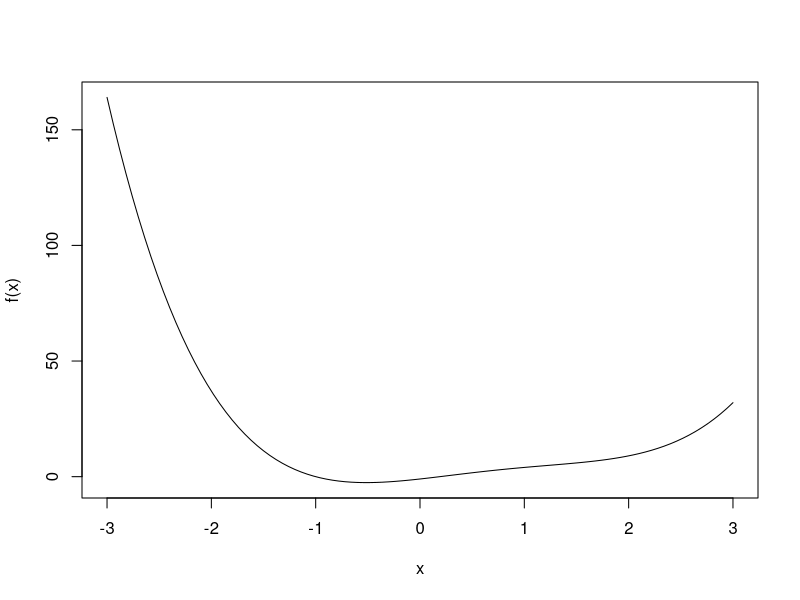
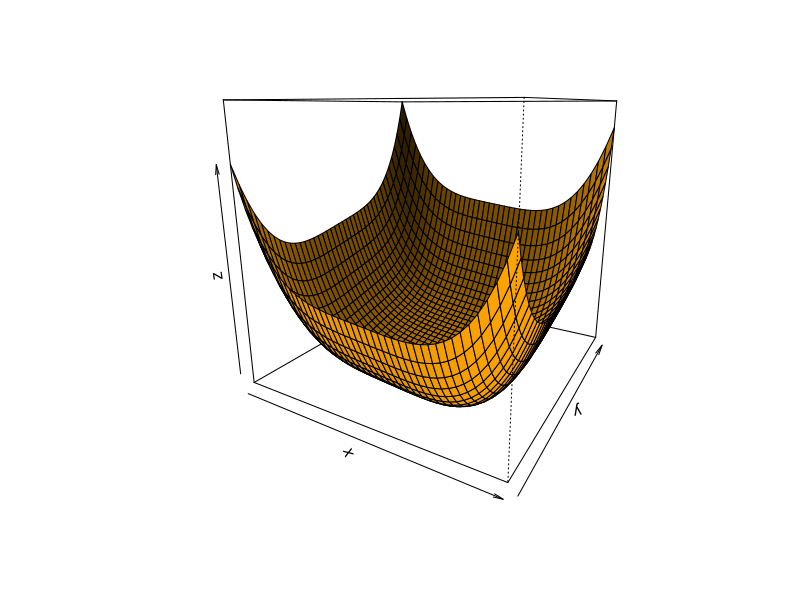
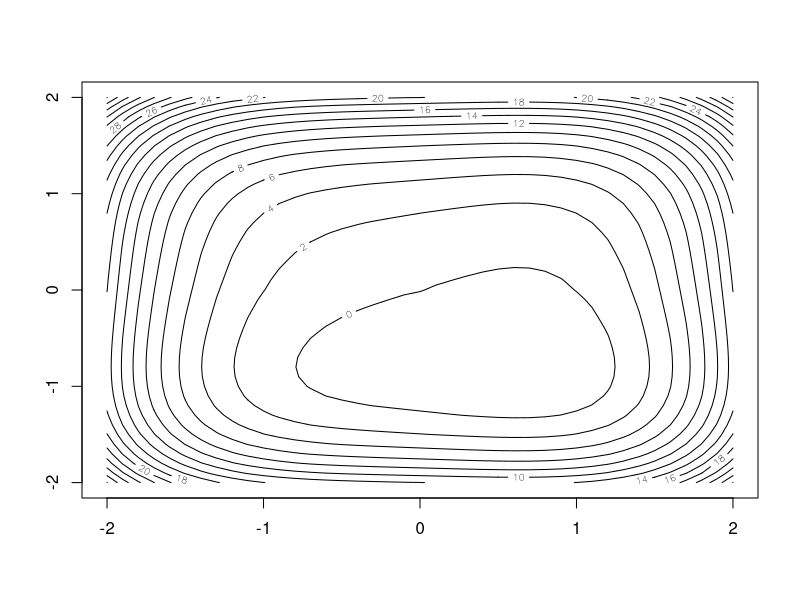

Recreate these plots in R, in order.
#defining the function and its derivative, and plotting it.
f<-function(x) x^4-3*x^3+2*x^2+5*x-1
df<-function(x) 4*x^3-9*x^2+4*x+5
curve(f, from=-3, to=3)

#gradient descent to locate minimum initialization bits
x0=-1
lambda=0.1
tol=0.00001
maxsteps=1000
steps=0

#Gradient descent procedure
#Will stop after maxsteps steps or when |f'(xn)|<tol

while(abs(df(x=x0))>=tol & steps<=maxsteps) {
  x0<-x0-lambda*df(x=x0)
  steps<-steps+1
  print(paste(steps,x0,df(x=x0)))
}

#prints out summary of results
print(x=paste("The function attains its minimum value of ",
              round(f(x0),3)," at x = ",round(x0,3)))


## A function of two variables and its first-order partials
g<-function(x,y) x^4+y^4-x+2*y
gx<-function(x,y) 4*x^3-1
gy<-function(x,y) 4*y^3+2

#this produces plots of the function over a square
x<-seq(-2,2,0.1)
y<-seq(-2,2,0.1)
z<-outer(x,y,g)
persp(x,y,z,col="orange",shade=0.4,theta = 30, phi = 15)
contour(x,y,z,nlevels=15)

##gradient descent initialization
x0<-0
y0<-0
lambda<-0.1
maxsteps<-1000
steps<-0
tol<-0.0001

gnorm<-sqrt(gx(x0,y0)^2+gy(x0,y0)^2) #magnitude of gradient vector

#gradient descent loop

while(gnorm>tol & steps<maxsteps){
  x1<-x0-lambda*gx(x0,y0)
  y1<-y0-lambda*gy(x0,y0)
  x0<-x1
  y0<-y1
  steps<-steps+1
  gnorm<-sqrt(gx(x0,y0)^2+gy(x0,y0)^2)
  print(paste(steps,x0,y0,gnorm))
}

print(paste("The function attains its minimum value of ",
            round(g(x0,y0),4),
            " at (x,y) = (",round(x0,4),",",round(y0,4),")."))
